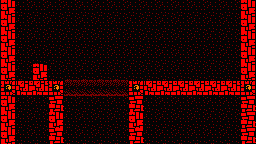

Rendered tile map (Tiled .tmx) drawn with the repository's tilesets; below, a short description and the full map source, tile grids included:
An orthogonal 16x9 tile map with 16x16 px tiles, 1 tile layer (Tile Layer 1).

<map version="1.10" tiledversion="1.11.2" orientation="orthogonal" renderorder="right-down" width="16" height="9" tilewidth="16" tileheight="16" infinite="0" nextlayerid="2" nextobjectid="1">
 <tileset firstgid="1" source="tileset.tsx" />
 <layer id="1" name="Tile Layer 1" width="16" height="9">
  <data encoding="csv">
3,15,15,15,15,15,15,15,15,15,15,15,15,15,15,3,
3,15,15,15,15,15,15,15,15,15,15,15,15,15,15,3,
3,15,15,15,15,15,15,15,15,15,15,15,15,15,15,3,
3,15,15,15,15,15,15,15,15,15,15,15,15,15,15,3,
3,15,3,15,15,15,15,15,15,15,15,15,15,15,15,3,
1,2,2,1,13,13,13,13,1,2,2,2,2,2,2,1,
3,15,15,5,15,15,15,15,5,15,15,15,15,15,15,5,
3,15,15,3,15,15,15,15,3,15,15,15,15,15,15,5,
3,15,15,5,15,15,15,15,5,15,15,15,15,15,15,5
</data>
 </layer>
</map>
